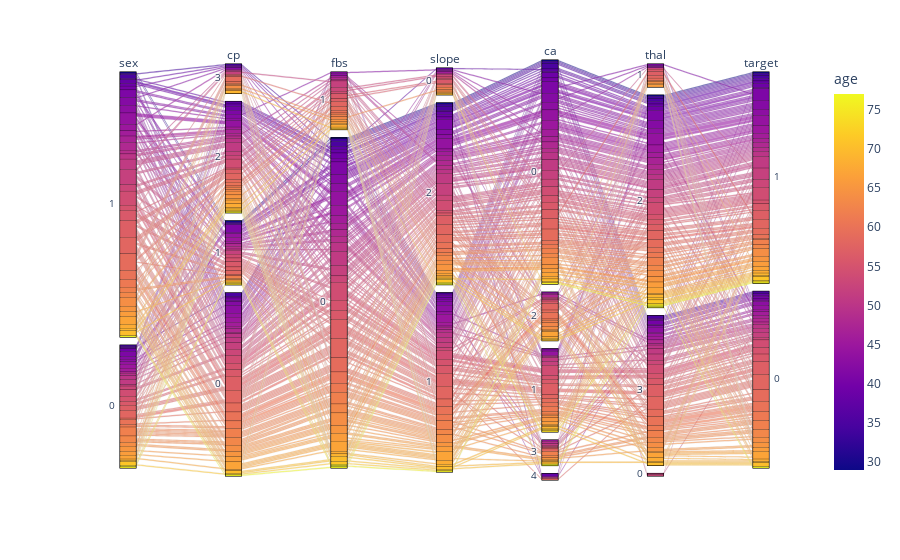

Notebook cell for this chart:
### Code cell
import plotly.express as exp

f = px.parallel_categories(read, dimensions=['sex', 'cp',   'fbs',   'slope', 'ca', 'thal','target'], color="age", color_continuous_scale=exp.colors.sequential.Plasma)
f.show()

### Figure 1 — Plotly figure (JSON) as saved in the notebook; plotly's stock layout.template omitted (floating-point values rounded to 4 significant figures; data arrays with more than 128 entries replaced by an {"elided": "..."} marker saying what was removed)
{"data": [{"dimensions": [{"label": "sex", "values": {"elided": "303 int values"}}, {"label": "cp", "values": {"elided": "303 int values"}}, {"label": "fbs", "values": {"elided": "303 int values"}}, {"label": "slope", "values": {"elided": "303 int values"}}, {"label": "ca", "values": {"elided": "303 int values"}}, {"label": "thal", "values": {"elided": "303 int values"}}, {"label": "target", "values": {"elided": "303 int values"}}], "domain": {"x": [0, 1], "y": [0, 1]}, "line": {"color": {"elided": "303 int values"}, "coloraxis": "coloraxis"}, "name": "", "type": "parcats"}], "layout": {"coloraxis": {"colorbar": {"title": {"text": "age"}}, "colorscale": [[0, "#0d0887"], [0.1111, "#46039f"], [0.2222, "#7201a8"], [0.3333, "#9c179e"], [0.4444, "#bd3786"], [0.5556, "#d8576b"], [0.6667, "#ed7953"], [0.7778, "#fb9f3a"], [0.8889, "#fdca26"], [1, "#f0f921"]]}, "legend": {"tracegroupgap": 0}, "margin": {"t": 60}}}
